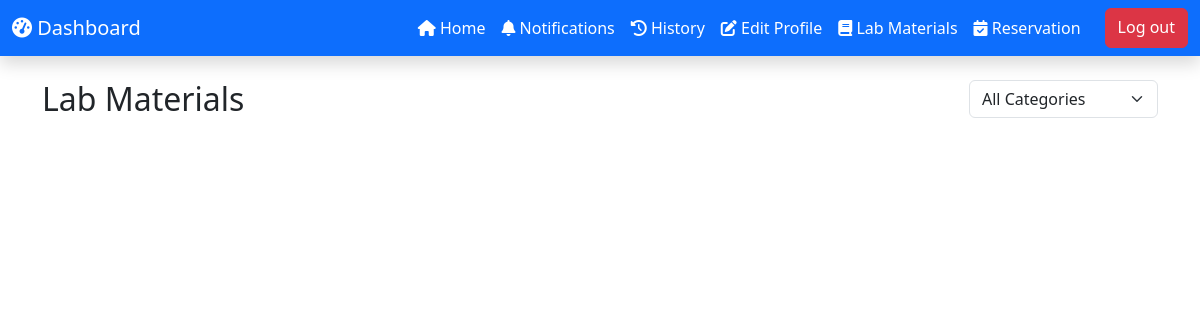
The page /users/lab_materials.php on the database as committed earlier.
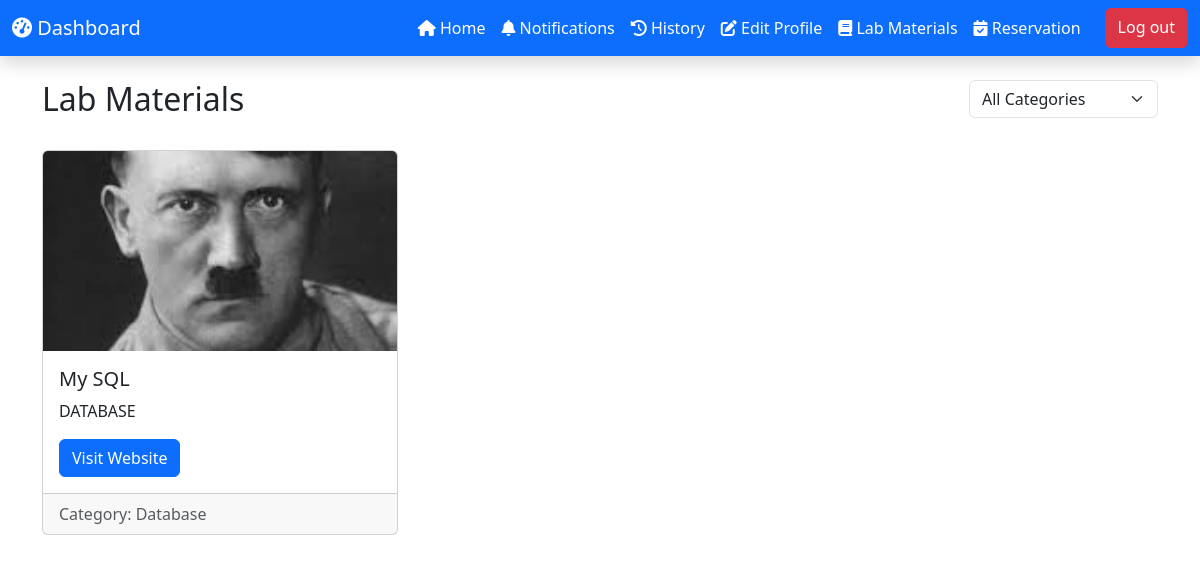
The same page on the database as committed later.
### tables this page shows
CREATE TABLE `lab_materials` (
  `material_id` int(11) NOT NULL,
  `title` varchar(255) NOT NULL,
  `description` text NOT NULL,
  `website_url` varchar(255) NOT NULL,
  `image_path` varchar(255) DEFAULT NULL,
  `category` varchar(50) NOT NULL,
  `created_at` timestamp NOT NULL DEFAULT current_timestamp(),
  `updated_at` timestamp NOT NULL DEFAULT current_timestamp() ON UPDATE current_timestamp()
);

### users/lab_materials.php (the view, shortened to what this page needs)
<?php
include('db.php');
$query = "SELECT * FROM lab_materials";
$query .= " ORDER BY created_at DESC";
$stmt = $con->prepare($query);
$stmt->execute();
$materials = $stmt->get_result();
?>
<!DOCTYPE html>
<html lang="en">
<head>
    <link href="https://cdn.jsdelivr.net/npm/bootstrap@5.3.0/dist/css/bootstrap.min.css" rel="stylesheet">
    <link rel="stylesheet" href="https://cdnjs.cloudflare.com/ajax/libs/font-awesome/6.5.1/css/all.min.css" />
</head>
<body>
    <nav class="navbar navbar-expand-lg navbar-dark bg-primary shadow">
        <div class="container-fluid">
            <a class="navbar-brand text-white" href="home.php"><i class="fas fa-tachometer-alt"></i> Dashboard</a>
            <div class="navbar-nav ms-auto">
                <a href="home.php" class="nav-link text-white">
                    <i class="fas fa-home"></i> Home
                </a>
                <a href="#" class="nav-link text-white position-relative" data-bs-toggle="modal" data-bs-target="#notificationModal">
                    <i class="fas fa-bell"></i> Notifications
                </a>
                <a href="history.php" class="nav-link text-white">
                    <i class="fas fa-history"></i> History
                </a>
                <a href="edit.php" class="nav-link text-white">
                    <i class="fa-solid fa-pen-to-square"></i> Edit Profile
                </a>
                <a href="lab_materials.php" class="nav-link text-white active">
                    <i class="fa-solid fa-book"></i> Lab Materials
                </a>
                <a href="reservation.php" class="nav-link text-white">
                    <i class="fas fa-calendar-check"></i> Reservation
                </a>
                <a href="index.php" class="btn btn-danger ms-lg-3">Log out</a>
            </div>
        </div>
    </nav>
    <div class="container mt-4">
        <div class="row mb-4">
            <div class="col">
                <h2>Lab Materials</h2>
            </div>
            <div class="col-auto">
                <select class="form-select" onchange="window.location.href='?category='+this.value">
                    <option value="">All Categories</option>
                </select>
            </div>
        </div>
        <div class="row row-cols-1 row-cols-md-3 g-4">
            <?php while($material = $materials->fetch_assoc()): ?>
            <div class="col">
                <div class="card h-100 material-card">
                    <?php if($material['image_path']): ?>
                    <img src="/sysarch/uploads/materials/<?= basename(htmlspecialchars($material['image_path'])) ?>"
                         class="card-img-top" alt="Material Image"
                         style="height: 200px; object-fit: cover;">
                    <?php endif; ?>
                    <div class="card-body">
                        <h5 class="card-title"><?= htmlspecialchars($material['title']) ?></h5>
                        <p class="card-text"><?= htmlspecialchars($material['description']) ?></p>
                        <a href="<?= htmlspecialchars($material['website_url']) ?>"
                           class="btn btn-primary" target="_blank">
                            Visit Website
                        </a>
                    </div>
                    <div class="card-footer text-muted">
                        Category: <?= htmlspecialchars($material['category']) ?>
                    </div>
                </div>
            </div>
            <?php endwhile; ?>
        </div>
    </div>
</body>
</html>

Rows that differ between the two databases and show on the page:
added lab_materials: image_path (picture), title "My SQL", description "DATABASE", category "Database"
